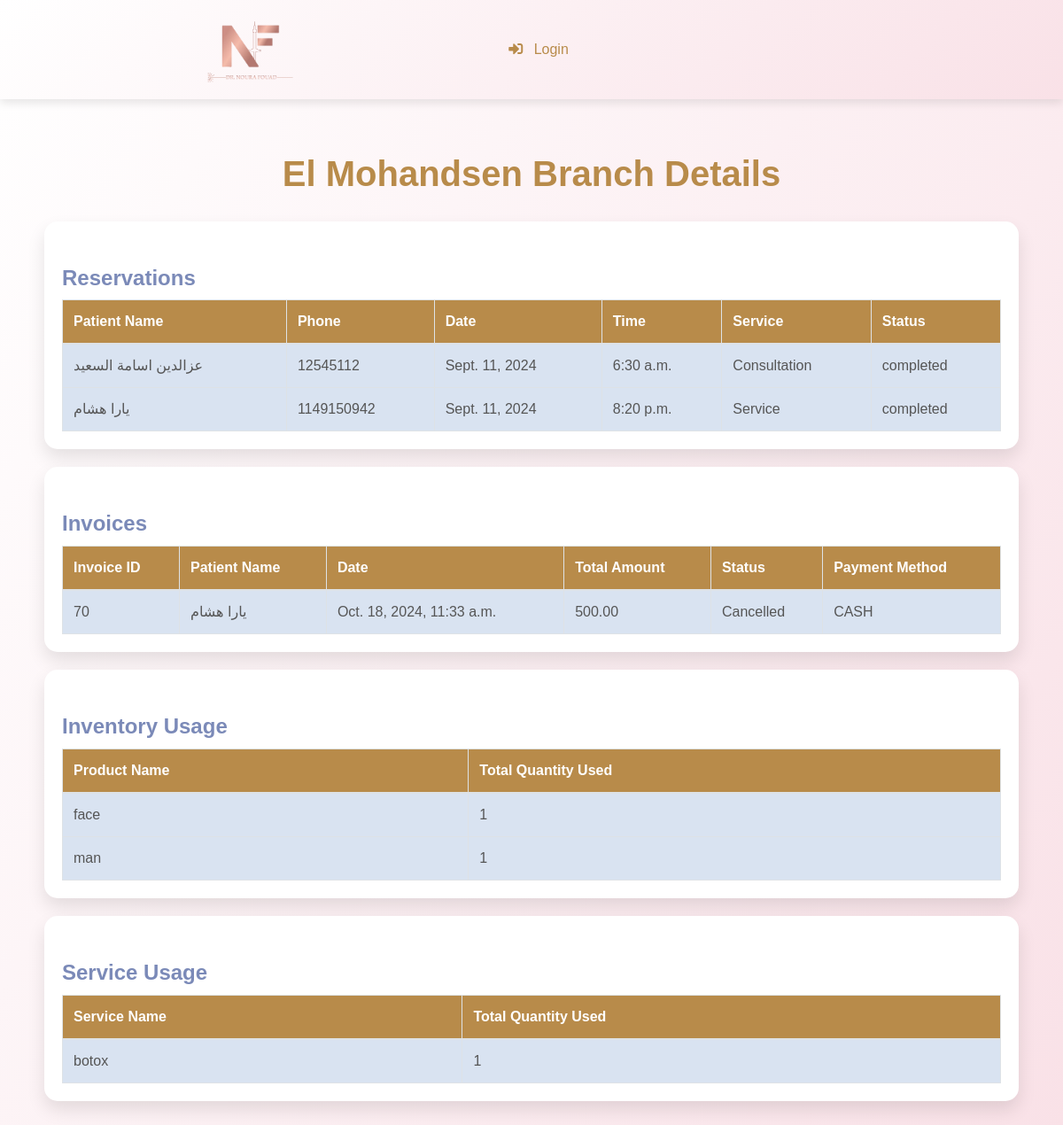
Page /ElMohandseen_branch on the committed database.
### webapp/models.py (models this page shows, shortened)
class Reserve(models.Model):
    STATUS_CHOICES = [
        ('completed', 'Completed'),
        ('pending', 'Pending'),
        ('cancelled', 'Cancelled'),
    ]
    BRANCH_CHOICES = [
        ('EL_Mohandsen', 'EL_Mohandsen'),
        ('5th_sattelment', '5th_sattelment'),
        ('Naser_city', 'Naser_city'),
    ]
    SERVICE_CHOICES = [
        ('Service', 'Service'),
        ('Consultation', 'Consultation'),
        ('Retouch', 'Retouch'),
    ]
    name = models.ForeignKey(patient, on_delete=models.CASCADE)
    phone = models.IntegerField()
    date = models.DateField()
    time = models.TimeField()
    service=models.CharField(max_length=50,choices=SERVICE_CHOICES,default='Service type' )
    create_at = models.DateTimeField(auto_now_add=True)
    status = models.CharField(max_length=10, choices=STATUS_CHOICES, default='pending')
    Branch=models.CharField(max_length=50,choices=BRANCH_CHOICES,default='Branch' )
    class Meta :
            ordering = ['-create_at']

class patient(models.Model):
    name = models.CharField(max_length=250)
    phone = models.IntegerField()
    address = models.CharField(max_length=255, default='Default Address')
    create_at = models.DateTimeField (auto_now_add = True)
    date_of_birth = models.DateField(null=True, blank=True)
    last_visit = models.DateField(null=True, blank=True)
    def __str__(self):
        return self.name
    class Meta :
            ordering = ['-create_at']

class Payment(models.Model):
    STATUS_CHOICES = [
        ('Paid', 'Paid'),
        ('Pending', 'Pending'),
        ('Cancelled', 'Cancelled'),
    ]
    METHOD_CHOICES = [
        ('INSTAPAY', 'INSTAPAY'),
        ('CASH', 'CASH'),
        ('CREDIT CARD', 'CREDIT CARD'),
        ( 'E_WALLET', 'E_WALLET'),
    ]
    BRANCH_CHOICES = [
        ('EL_Mohandsen', 'EL_Mohandsen'),
        ('5th_sattelment', '5th_sattelment'),
        ('Naser_city', 'Naser_city'),
    ]
    patient = models.CharField(max_length=20)
    Branch=models.CharField(max_length=50,choices=BRANCH_CHOICES,default='Branch' )
    created_at = models.DateTimeField(auto_now_add=True)
    status = models.CharField(max_length=20, choices=STATUS_CHOICES, default='Pending')
    method = models.CharField(max_length=100, choices=METHOD_CHOICES, default='CASH')
    def get_total_service(self):
        return sum([ps.price_at_time_of_payment * ps.quantity for ps in self.paymentservice_set.all()])
    def get_total_products(self):
        return sum([pi.price_at_time_of_payment * pi.quantity for pi in self.paymentinventory_set.all()])
    def get_total_amount(self):
        return self.get_total_service() + self.get_total_products()

class PaymentService(models.Model):
    payment = models.ForeignKey(Payment, on_delete=models.CASCADE)
    service = models.ForeignKey(Service, on_delete=models.CASCADE)
    quantity = models.PositiveIntegerField(default=1)
    price_at_time_of_payment = models.DecimalField(max_digits=10, decimal_places=2, default=0)  # السعر وقت الدفع

class PaymentInventory(models.Model):
    payment = models.ForeignKey(Payment, on_delete=models.CASCADE)
    inventory = models.ForeignKey(Inventory, on_delete=models.CASCADE)
    quantity = models.PositiveIntegerField(default=1)
    price_at_time_of_payment = models.DecimalField(max_digits=10, decimal_places=2, default=0)   # السعر وقت الفاتورة

class Inventory(models.Model):
    item_name = models.CharField(max_length=300)
    item_quantity = models.IntegerField()  # الكمية الموجودة في المخزن
    item_price = models.DecimalField(max_digits=10, decimal_places=2)  # سعر البيع
    item_cost = models.DecimalField(max_digits=10, decimal_places=2)  # تكلفة المنتج
    company_source = models.ForeignKey(Companies, on_delete=models.CASCADE, related_name='inventory_items')
    created_at = models.DateTimeField(auto_now_add=True)

### webapp/views.py (the view)
# urls.py: path('ElMohandseen_branch',views.ElMohandseen_branch, name='ElMohandseen_branch'),
def ElMohandseen_branch(request):
    reservations = Reserve.objects.filter(Branch='EL_Mohandsen')
    invoices = Payment.objects.filter(Branch='EL_Mohandsen')
    inventory_usage = PaymentInventory.objects.filter(payment__Branch='EL_Mohandsen').values(
        'inventory__item_name'
    ).annotate(total_quantity_used=Sum('quantity'))
    service_usage = PaymentService.objects.filter(payment__Branch='EL_Mohandsen').values(
        'service__name'
    ).annotate(total_quantity_used=Sum('quantity'))
    context = {
        'reservations': reservations,
        'invoices': invoices,
        'inventory_usage': inventory_usage,
        'service_usage': service_usage,
    }
    return render(request, 'web/ElMohandseen_branch.html', context)

### templates/web/ElMohandseen_branch.HTML (shortened to what this page needs)
{% extends 'base.html' %}
{% block content %}
<!DOCTYPE html>
<html lang="en">
<head>
    <link rel="stylesheet" href="https://stackpath.bootstrapcdn.com/bootstrap/4.5.2/css/bootstrap.min.css">
    <link rel="stylesheet" href="https://cdnjs.cloudflare.com/ajax/libs/font-awesome/5.15.4/css/all.min.css">
</head>
<body>
    <div class="container">
        <h1 class="text-center">El Mohandsen Branch Details</h1>
        <div class="card">
            <div class="card-body">
                <h4 class="section-title">Reservations</h4>
                <div class="table-responsive">
                    <table class="table table-bordered">
                        <thead>
                            <tr>
                                <th>Patient Name</th>
                                <th>Phone</th>
                                <th>Date</th>
                                <th>Time</th>
                                <th>Service</th>
                                <th>Status</th>
                            </tr>
                        </thead>
                        <tbody>
                            {% for reservation in reservations %}
                            <tr>
                                <td>{{ reservation.name }}</td>
                                <td>{{ reservation.phone }}</td>
                                <td>{{ reservation.date }}</td>
                                <td>{{ reservation.time }}</td>
                                <td>{{ reservation.service }}</td>
                                <td>{{ reservation.status }}</td>
                            </tr>
                            {% endfor %}
                        </tbody>
                    </table>
                </div>
            </div>
        </div>
        <div class="card">
            <div class="card-body">
                <h4 class="section-title">Invoices</h4>
                <div class="table-responsive">
                    <table class="table table-bordered">
                        <thead>
                            <tr>
                                <th>Invoice ID</th>
                                <th>Patient Name</th>
                                <th>Date</th>
                                <th>Total Amount</th>
                                <th>Status</th>
                                <th>Payment Method</th>
                            </tr>
                        </thead>
                        <tbody>
                            {% for invoice in invoices %}
                            <tr>
                                <td>{{ invoice.id }}</td>
                                <td>{{ invoice.patient }}</td>
                                <td>{{ invoice.created_at }}</td>
                                <td>{{ invoice.get_total_amount }}</td>
                                <td>{{ invoice.status }}</td>
                                <td>{{ invoice.method }}</td>
                            </tr>
                            {% endfor %}
                        </tbody>
                    </table>
                </div>
            </div>
        </div>
        <div class="card">
            <div class="card-body">
                <h4 class="section-title">Inventory Usage</h4>
                <div class="table-responsive">
                    <table class="table table-bordered">
                        <thead>
                            <tr>
                                <th>Product Name</th>
                                <th>Total Quantity Used</th>
                            </tr>
                        </thead>
                        <tbody>
                            {% for item in inventory_usage %}
                            <tr>
                                <td>{{ item.inventory__item_name }}</td>
                                <td>{{ item.total_quantity_used }}</td>
                            </tr>
                            {% endfor %}
                        </tbody>
                    </table>
                </div>
            </div>
        </div>
        <div class="card">
            <div class="card-body">
                <h4 class="section-title">Service Usage</h4>
                <div class="table-responsive">
                    <table class="table table-bordered">
                        <thead>
                            <tr>
                                <th>Service Name</th>
                                <th>Total Quantity Used</th>
                            </tr>
                        </thead>
                        <tbody>
                            {% for service in service_usage %}
                            <tr>
                                <td>{{ service.service__name }}</td>
                                <td>{{ service.total_quantity_used }}</td>
                            </tr>
                            {% endfor %}
                        </tbody>
                    </table>
                </div>
            </div>
        </div>
    </div>
</body>
</html>
{% endblock %}

### templates/web/ElMohandseen_branch.HTML (style rules this page uses)
body { background: linear-gradient(120deg, #ffffff, #f9e1e7); font-family: 'Poppins', sans-serif; }
.container { padding: 20px; }
h1 { color: #b88b4a; font-weight: bold; margin-bottom: 30px; }
.section-title { color: #333; margin-top: 30px; margin-bottom: 10px; font-weight: bold; }
.card { border: none; box-shadow: 0 10px 20px rgba(0, 0, 0, 0.1); border-radius: 15px; margin-bottom: 20px; }
.table { margin-bottom: 0; color: #333; }
.table th { background-color: #b88b4a; color: #fff; }
.table td { color: #555; }
.table-responsive { overflow-x: auto; }

### rows in the picture
Reserve: name "عزالدين اسامة السعيد", phone "12545112", date "Sept. 11, 2024", time "6:30 a.m.", service "Consultation", status "completed"
Reserve: name "يارا هشام", phone "1149150942", date "Sept. 11, 2024", time "8:20 p.m.", service "Service", status "completed"
Payment: id "70", patient "يارا هشام", created_at "Oct. 18, 2024, 11:33 a.m.", get_total_amount "500.00", status "Cancelled", method "CASH"
Inventory: inventory__item_name "face", total_quantity_used "1"
Inventory: inventory__item_name "man", total_quantity_used "1"

### other values in the picture
{{ service.service__name }} "botox"
{{ service.total_quantity_used }} "1"
